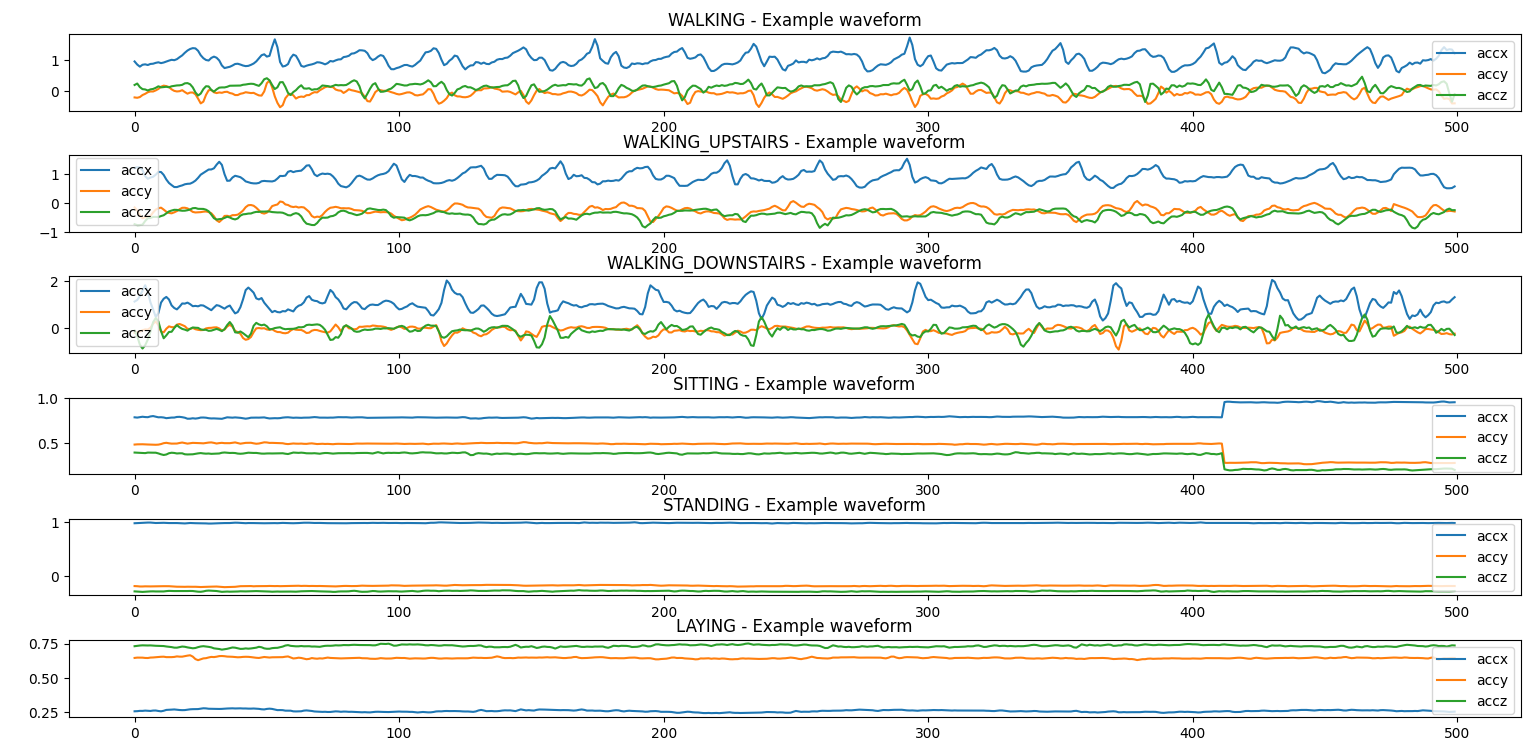

Python code for this plot:
import numpy as np
import matplotlib.pyplot as plt
import pandas as pd
from sklearn.decomposition import PCA
import seaborn as sns

# Load dataset from MakeDataset.py outputs
# (you may need to adapt this path depending on your folder)
from MakeDataset import X_train, y_train, X_test, y_test

# Combine for EDA
X = np.concatenate((X_train, X_test))
y = np.concatenate((y_train, y_test))

# Activity labels
classes = {1:"WALKING",2:"WALKING_UPSTAIRS",3:"WALKING_DOWNSTAIRS",
           4:"SITTING",5:"STANDING",6:"LAYING"}

fig, axes = plt.subplots(6, 1, figsize=(15, 18))

for i, (label, name) in enumerate(classes.items()):
    idx = np.where(y == label)[0][0]  # pick first occurrence
    sample = X[idx]  # shape (500,3)
    
    axes[i].plot(sample[:,0], label='accx')
    axes[i].plot(sample[:,1], label='accy')
    axes[i].plot(sample[:,2], label='accz')
    axes[i].set_title(f"{name} - Example waveform")
    axes[i].legend()

plt.tight_layout()
plt.show()
